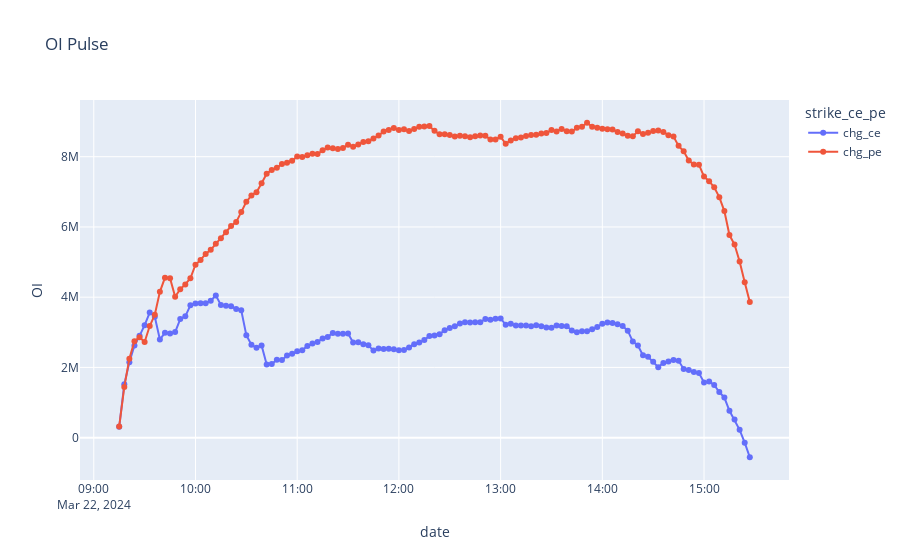

The code cell stored with this chart in its notebook:
### Code cell
import plotly.express as px
import pandas as pd

# Assuming df_bn_oi_data is your DataFrame with the necessary data
# df_pivot = df_bn_oi_data.groupby(['date', 'strike_ce_pe'])['oi'].sum().reset_index().pivot(index='date', columns='strike_ce_pe', values='oi')

# Reset index to make 'date' a column again, which is necessary for Plotly


# Plotting with Plotly
fig = px.line(df_pivot, x='date', y=df_pivot.columns,
              title='OI Pulse',
              labels={'value': 'OI', 'variable': 'Option Type'})

# Adding more interactive features like hover information
fig.update_traces(mode='lines+markers')
fig.update_layout(hovermode='x unified')

fig.show()
